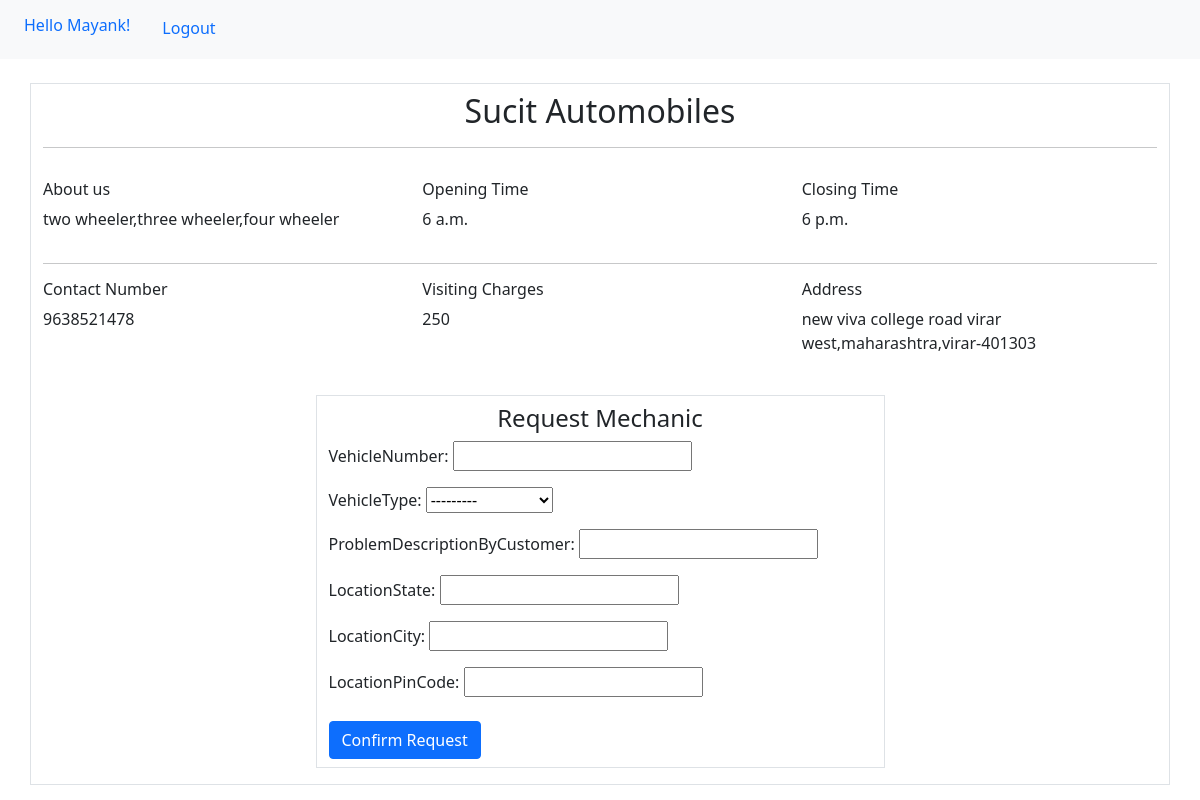
The page /customer/servicecenter/1 (signed in) on the database its author committed.
### service_centers/models.py (models this page shows, shortened)
class ServiceCenter(models.Model):
    user=models.OneToOneField(User,on_delete=models.CASCADE)
    phoneNo=models.DecimalField(max_digits=10,decimal_places=0)
    centerName=models.CharField(max_length=300, null = True, blank = True)
    openingTime=models.TimeField( null = True, blank = True)
    closingTime=models.TimeField( null = True, blank = True)
    locationState=models.CharField(max_length=200, null = True, blank = True)
    locationCity=models.CharField(max_length=200, null = True, blank = True)
    locationPinCode=models.DecimalField(max_digits=6,decimal_places=0, null = True, blank = True)
    address=models.CharField(max_length=500, null = True, blank = True)
    numberOfMechs=models.DecimalField(max_digits=4,decimal_places=0, null = True, blank = True)
    baseVisitingCharges=models.DecimalField(max_digits=4,decimal_places=0, null = True, blank = True)
    availableServices= models.CharField(max_length=800, null = True, blank = True)

### customers/views.py (the view, shortened to what this page needs)
# urls.py: path('servicecenter/<int:sid>',serviceCenter,name="servicecenter")
def serviceCenter(request,sid):
    custObj=Customer.objects.get(user=request.user)
    scobj=ServiceCenter.objects.get(id=sid)
    reqform=RequestForm()
    context={
        'obj':scobj,
        'form':reqform
    }
    return render(request,'customers/servicecenter.html',context)

### customers/forms.py
class RequestForm(forms.ModelForm):
    class Meta:
        model=BookingRequest
        fields=['vehicleNumber','vehicleType','problemDescriptionByCustomer','locationState','locationCity','locationPinCode']

### templates/customers/servicecenter.html
{% include 'customers/base2.html' %}
{% load static %}
{% block content %}
<div class="container mt-4 border">
    <h2 class="text-center mt-2 mb-2">{{obj.centerName}}</h2>
    <hr>
    <div class="row mt-4  pt-2">
        <div class="col-md-4">
            <h6>About us</h6>
            <p>{{obj.availableServices}}</p>
        </div>
        <div class="col-md-4">
            <h6>
                Opening Time
            </h6>
            <p>
                {{obj.openingTime}}
            </p>
        </div>
        <div class="col-md-4">
            <h6>
                Closing Time
            </h6>
            <p>
                {{obj.closingTime}}
            </p>
        </div>
    </div>
    <hr>
    <div class="row">
        <div class="col-md-4">
            <h6>Contact Number</h6>
            <p>{{obj.phoneNo}}</p>
        </div>
        <div class="col-md-4">
            <h6>Visiting Charges</h6>
            <p>{{obj.baseVisitingCharges}}</p>
        </div>
        <div class="col-md-4">
            <h6>Address</h6>
            <p>{{obj.address}},{{obj.locationState}},{{obj.locationCity}}-{{obj.locationPinCode}}</p>
        </div>
    </div>
    <div class="row mt-4 mb-3">
        <div class="col-md-3">
        </div>
        <div class="col-md-6 border">
            <h4 class="text-center mt-2 mb-2">Request Mechanic</h4>
            <form action="{% url 'customers:servicecenter' obj.id %}" method="POST">{% csrf_token %}
                {{form.as_p}}
                <button class="btn btn-primary mt-2 mb-2" type="submit">Confirm Request</button>
            </form>
        </div>
        <div class="col-md-3">
        </div>
    </div>
</div>
{% endblock %}

### templates/customers/base2.html (shortened to what this page needs)
<!DOCTYPE html>
<html lang="en">
<head>
    <link href="https://cdn.jsdelivr.net/npm/bootstrap@5.0.0-beta3/dist/css/bootstrap.min.css" rel="stylesheet">
</head>
<body>
    <ul class="nav bg-light p-2">
        <li class="nav-item">
          <h6 class="nav-link active" aria-current="page">Hello {{user}}!</h6>
        </li>
        <li class="nav-item">
          <a class="nav-link" href="{% url 'customers:logout' %}">Logout</a>
        </li>
      </ul>
</body>
</html>

### rows shown on the page
ServiceCenter: centerName "Sucit Automobiles", availableServices "two wheeler,three wheeler,four wheeler", openingTime "6 a.m.", closingTime "6 p.m.", phoneNo "9638521478", baseVisitingCharges "250", address "new viva college road virar west", locationState "maharashtra", locationCity "virar", locationPinCode "401303"

### other values the page prints
{{ user }} "Mayank"
